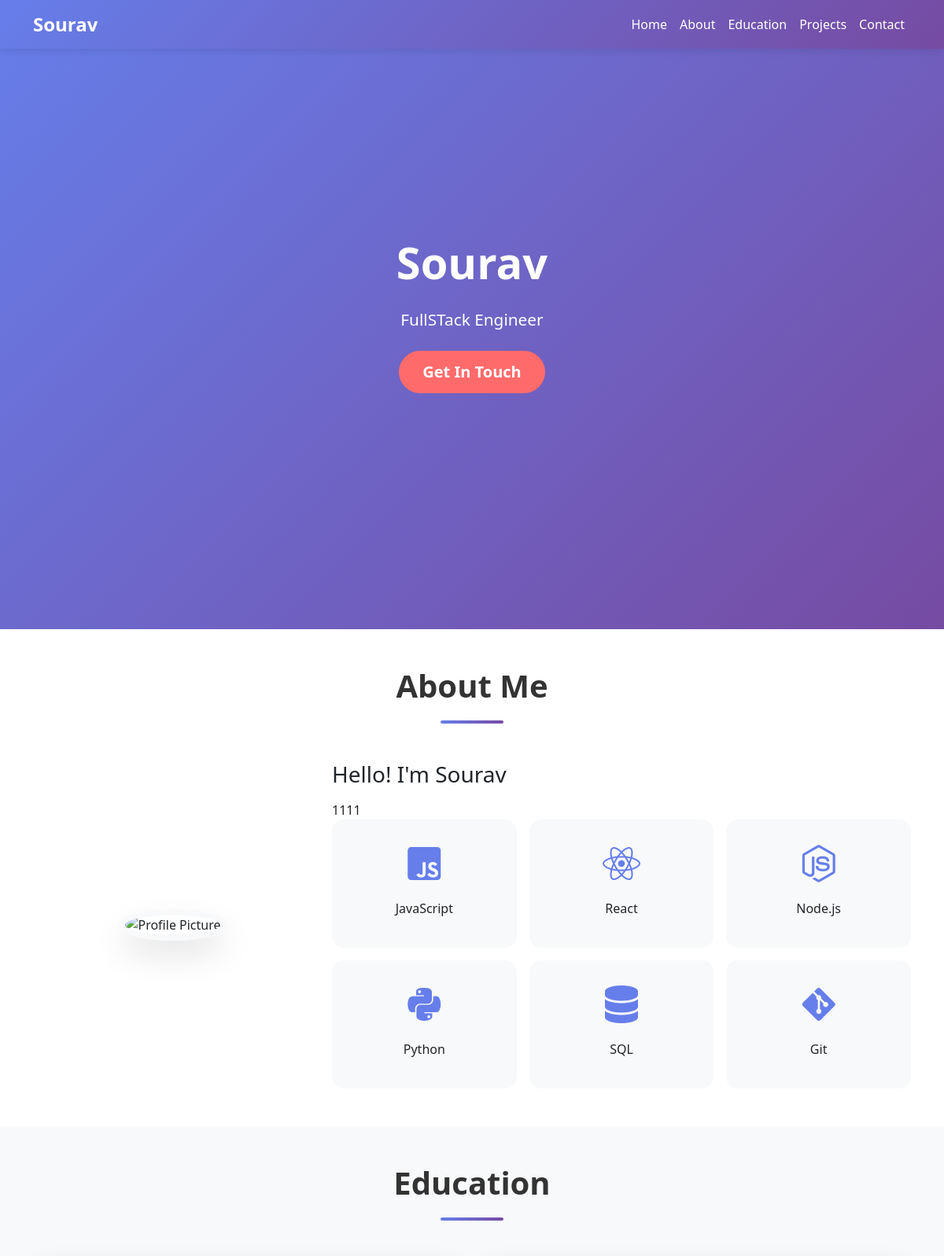
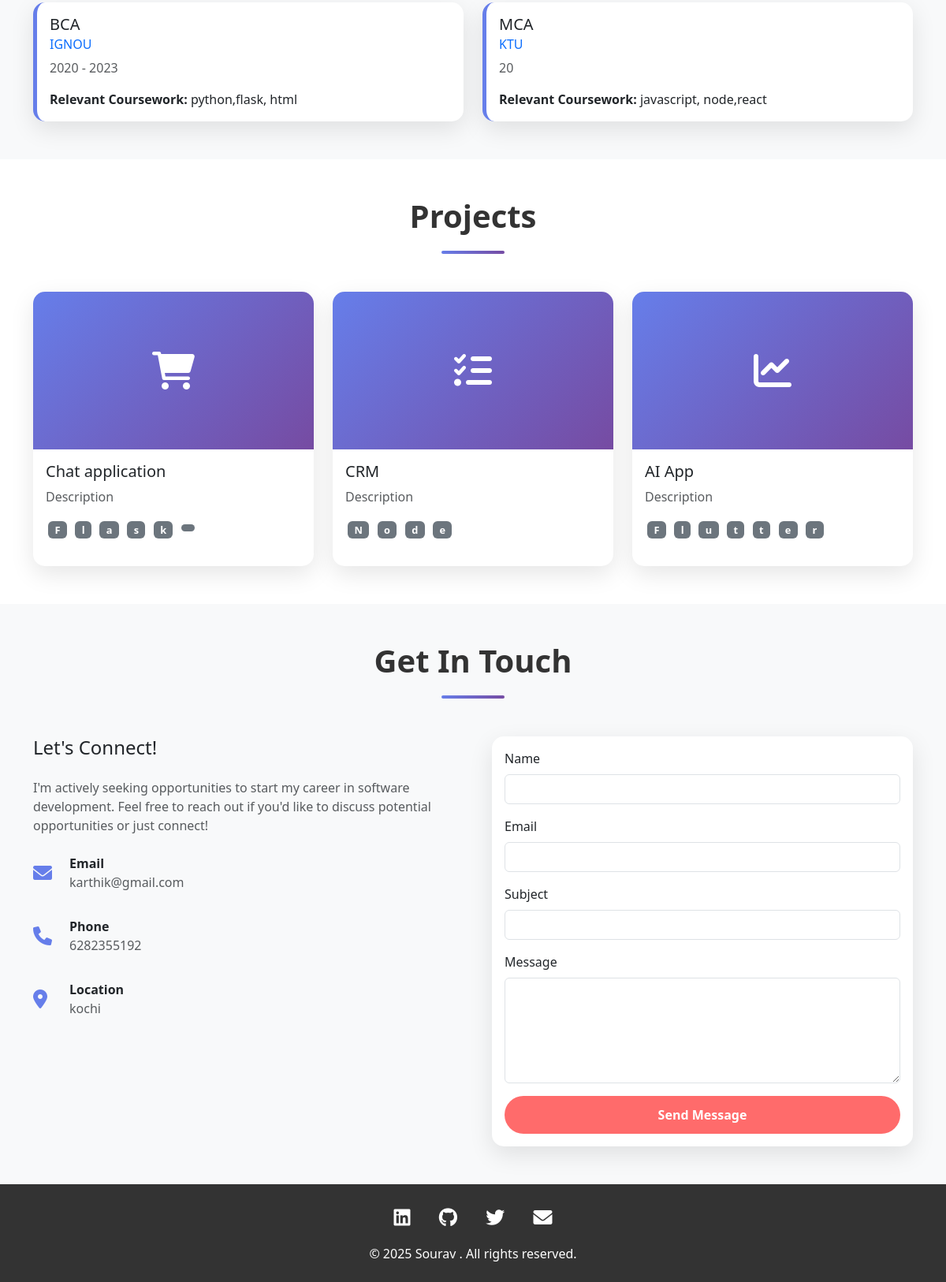
The app's page /view-portfolio/1 with its own data (2 pictures, top to bottom).
### app.py (models this page shows)
class UserDetails(db.Model):
    id = db.Column(db.Integer, primary_key=True)
    name = db.Column(db.String(100), nullable=False)
    title = db.Column(db.String(100), nullable=False)
    profile_picture = db.Column(db.String(255), nullable=False)
    program_name_1 = db.Column(db.String(100), nullable=False)
    program_1_university = db.Column(db.String(100), nullable=False)
    program1_year = db.Column(db.String(50), nullable=False)
    program1_skills = db.Column(db.Text, nullable=False)
    program_name_2 = db.Column(db.String(100), nullable=False)
    program_2_university = db.Column(db.String(100), nullable=False)
    program2_year = db.Column(db.String(50), nullable=False)
    program2_skills = db.Column(db.Text, nullable=False)
    project1_name = db.Column(db.String(100), nullable=False)
    project1_description = db.Column(db.Text, nullable=False)
    project1_skills = db.Column(db.Text, nullable=False)
    project2_name = db.Column(db.String(100), nullable=False)
    project2_description = db.Column(db.Text, nullable=False)
    project2_skills = db.Column(db.Text, nullable=False)
    project3_name = db.Column(db.String(100), nullable=False)
    project3_description = db.Column(db.Text, nullable=False)
    project3_skills = db.Column(db.Text, nullable=False)
    email = db.Column(db.String(100), nullable=False)
    location = db.Column(db.String(100), nullable=False)
    phone = db.Column(db.String(20), nullable=False)
    about_me = db.Column(db.Text, nullable=False)

### app.py (the view)
@app.route('/view-portfolio/<int:id>')
def view_portfolio(id):
    user_data = UserDetails.query.get_or_404(id)
    return render_template("portfolio.html", user=user_data)

### templates/portfolio.html (shortened to what this page needs)
<!DOCTYPE html>
<html lang="en">
<head>
    <link href="https://cdnjs.cloudflare.com/ajax/libs/bootstrap/5.3.0/css/bootstrap.min.css" rel="stylesheet">
    <link href="https://cdnjs.cloudflare.com/ajax/libs/font-awesome/6.0.0/css/all.min.css" rel="stylesheet">
    <link href="https://cdnjs.cloudflare.com/ajax/libs/aos/2.3.4/aos.css" rel="stylesheet">
</head>
<body>
    <nav class="navbar navbar-expand-lg navbar-dark fixed-top">
        <div class="container">
            <a class="navbar-brand" href="#home">{{user.name}}</a>
            <div class="collapse navbar-collapse" id="navbarNav">
                <ul class="navbar-nav ms-auto">
                    <li class="nav-item">
                        <a class="nav-link" href="#home">Home</a>
                    </li>
                    <li class="nav-item">
                        <a class="nav-link" href="#about">About</a>
                    </li>
                    <li class="nav-item">
                        <a class="nav-link" href="#education">Education</a>
                    </li>
                    <li class="nav-item">
                        <a class="nav-link" href="#projects">Projects</a>
                    </li>
                    <li class="nav-item">
                        <a class="nav-link" href="#contact">Contact</a>
                    </li>
                </ul>
            </div>
        </div>
    </nav>
    <section id="home" class="hero">
        <div class="container">
            <div class="row justify-content-center">
                <div class="col-lg-8" data-aos="fade-up">
                    <h1 class="display-3 mb-4">{{user.name}}</h1>
                    <p class="lead mb-4">{{user.title}}</p>
                    <a href="#contact" class="btn btn-custom btn-lg">Get In Touch</a>
                </div>
            </div>
        </div>
    </section>
    <section id="about" class="py-5">
        <div class="container">
            <h2 class="section-title" data-aos="fade-up">About Me</h2>
            <div class="row align-items-center">
                <div class="col-lg-4 text-center mb-4 mb-lg-0" data-aos="fade-right">
                    <img src="{{user.profile_picture}}"
                         alt="Profile Picture" class="profile-img">
                </div>
                <div class="col-lg-8" data-aos="fade-left">
                    <h3 class="mb-3">Hello! I'm {{user.name}}</h3>
                    {{user.about_me}}
                    <div class="row g-3">
                        <div class="col-md-4 col-sm-6">
                            <div class="skill-item">
                                <i class="fab fa-js-square"></i>
                                <h6 class="mt-2">JavaScript</h6>
                            </div>
                        </div>
                        <div class="col-md-4 col-sm-6">
                            <div class="skill-item">
                                <i class="fab fa-react"></i>
                                <h6 class="mt-2">React</h6>
                            </div>
                        </div>
                        <div class="col-md-4 col-sm-6">
                            <div class="skill-item">
                                <i class="fab fa-node-js"></i>
                                <h6 class="mt-2">Node.js</h6>
                            </div>
                        </div>
                        <div class="col-md-4 col-sm-6">
                            <div class="skill-item">
                                <i class="fab fa-python"></i>
                                <h6 class="mt-2">Python</h6>
                            </div>
                        </div>
                        <div class="col-md-4 col-sm-6">
                            <div class="skill-item">
                                <i class="fas fa-database"></i>
                                <h6 class="mt-2">SQL</h6>
                            </div>
                        </div>
                        <div class="col-md-4 col-sm-6">
                            <div class="skill-item">
                                <i class="fab fa-git-alt"></i>
                                <h6 class="mt-2">Git</h6>
                            </div>
                        </div>
                    </div>
                </div>
            </div>
        </div>
    </section>
    <section id="education" class="py-5 bg-light">
        <div class="container">
            <h2 class="section-title" data-aos="fade-up">Education</h2>
            <div class="row g-4">
                <div class="col-lg-6" data-aos="fade-up" data-aos-delay="100">
                    <div class="card education-card h-100">
                        <div class="card-body">
                            <h5 class="card-title">{{user.program_name_1}}</h5>
                            <h6 class="card-subtitle mb-2 text-primary">{{user.program_1_university}}</h6>
                            <p class="card-text text-muted mb-3">{{user.program1_year}}</p>
                            <p class="card-text">
                                <strong>Relevant Coursework:</strong> {{user.program1_skills}}
                            </p>
                        </div>
                    </div>
                </div>
                <div class="col-lg-6" data-aos="fade-up" data-aos-delay="200">
                    <div class="card education-card h-100">
                        <div class="card-body">
                            <h5 class="card-title">{{user.program_name_2}}</h5>
                            <h6 class="card-subtitle mb-2 text-primary">{{user.program_2_university}}</h6>
                            <p class="card-text text-muted mb-3">{{user.program2_year}}</p>
                            <p class="card-text">
                                <strong>Relevant Coursework:</strong> {{user.program2_skills}}
                            </p>
                        </div>
                    </div>
                </div>
            </div>
        </div>
    </section>
    <section id="projects" class="py-5">
        <div class="container">
            <h2 class="section-title" data-aos="fade-up">Projects</h2>
            <div class="row g-4">
                <div class="col-lg-4 col-md-6" data-aos="fade-up" data-aos-delay="100">
                    <div class="card">
                        <div class="project-img">
                            <i class="fas fa-shopping-cart"></i>
                        </div>
                        <div class="card-body">
                            <h5 class="card-title">{{user.project1_name}}</h5>
                            <p class="card-text text-muted">
                                {{user.project1_description}}
                            </p>
                            <div class="mb-3">
                                {% for skills in user.project1_skills %}
                                <span class="badge bg-secondary tech-badge">{{skills}}</span>
                                {% endfor %}
                            </div>
                        </div>
                    </div>
                </div>
                <div class="col-lg-4 col-md-6" data-aos="fade-up" data-aos-delay="200">
                    <div class="card">
                        <div class="project-img">
                            <i class="fas fa-tasks"></i>
                        </div>
                        <div class="card-body">
                            <h5 class="card-title">{{user.project2_name}}</h5>
                            <p class="card-text text-muted">
                                {{user.project2_description}}
                            </p>
                            <div class="mb-3">
                                {% for skills in user.project2_skills %}
                                <span class="badge bg-secondary tech-badge">{{skills}}</span>
                                {% endfor %}
                            </div>
                        </div>
                    </div>
                </div>
                <div class="col-lg-4 col-md-6" data-aos="fade-up" data-aos-delay="300">
                    <div class="card">
                        <div class="project-img">
                            <i class="fas fa-chart-line"></i>
                        </div>
                        <div class="card-body">
                            <h5 class="card-title">{{user.project3_name}}</h5>
                            <p class="card-text text-muted">
                                {{user.project3_description}}
                            </p>
                            <div class="mb-3">
                                {% for skills in user.project3_skills %}
                                <span class="badge bg-secondary tech-badge">{{skills}}</span>
                                {% endfor %}
                            </div>
                        </div>
                    </div>
                </div>
            </div>
        </div>
    </section>
    <section id="contact" class="py-5 contact-section">
        <div class="container">
            <h2 class="section-title" data-aos="fade-up">Get In Touch</h2>
            <div class="row g-5">
                <div class="col-lg-6" data-aos="fade-right">
                    <h4 class="mb-4">Let's Connect!</h4>
                    <p class="text-muted mb-4">
                        I'm actively seeking opportunities to start my career in software development.
                        Feel free to reach out if you'd like to discuss potential opportunities or just connect!
                    </p>
                    <div class="contact-item">
                        <i class="fas fa-envelope"></i>
                        <div>
                            <strong>Email</strong><br>
                            <span class="text-muted">{{user.email}}</span>
                        </div>
                    </div>
                    <div class="contact-item">
                        <i class="fas fa-phone"></i>
                        <div>
                            <strong>Phone</strong><br>
                            <span class="text-muted">{{user.phone}}</span>
                        </div>
                    </div>
                    <div class="contact-item">
                        <i class="fas fa-map-marker-alt"></i>
                        <div>
                            <strong>Location</strong><br>
                            <span class="text-muted">{{user.location}}</span>
                        </div>
                    </div>
                </div>
                <div class="col-lg-6" data-aos="fade-left">
                    <div class="card">
                        <div class="card-body">
                            <form  method="post" action="{{ url_for('submit_form')}}">
                                <div class="mb-3">
                                    <label for="name" class="form-label">Name</label>
                                    <input type="text" class="form-control" name = "name" required>
                                </div>
                                <div class="mb-3">
                                    <label for="email" class="form-label">Email</label>
                                    <input type="email" class="form-control" name="email"  required>
                                </div>
                                <div class="mb-3">
                                    <label for="subject" class="form-label">Subject</label>
                                    <input type="text" class="form-control" name = "subject" required>
                                </div>
                                <div class="mb-3">
                                    <label for="message" class="form-label">Message</label>
                                    <textarea class="form-control"rows="5" name= "message" required></textarea>
                                </div>
                                <button type="submit" class="btn btn-custom w-100">Send Message</button>
                            </form>
                        </div>
                    </div>
                </div>
            </div>
        </div>
    </section>
    <footer class="footer py-4">
        <div class="container text-center">
            <div class="social-links mb-3">
                <a href="#"><i class="fab fa-linkedin"></i></a>
                <a href="#"><i class="fab fa-github"></i></a>
                <a href="#"><i class="fab fa-twitter"></i></a>
                <a href="#"><i class="fas fa-envelope"></i></a>
            </div>
            <p class="mb-0">&copy; 2025 {{user.name}}. All rights reserved.</p>
        </div>
    </footer>
</body>
</html>

### records on screen
UserDetails: name "Sourav", title "FullSTack Engineer", about_me "1111", program_name_1 "BCA", program_1_university "IGNOU", program1_year "2020 - 2023", program1_skills "python,flask, html", program_name_2 "MCA", program_2_university "KTU", program2_year "20", program2_skills "javascript, node,react", project1_name "Chat application", project1_description "Description", project2_name "CRM", project2_description "Description", project3_name "AI App", project3_description "Description", email "karthik@gmail.com", phone "6282355192", location "kochi"

### other values on screen
{{ skills }} "F" "l" "a" "s" "k"
{{ skills }} "N" "o" "d" "e"
{{ skills }} "F" "l" "u" "t" "t" "e" "r"
